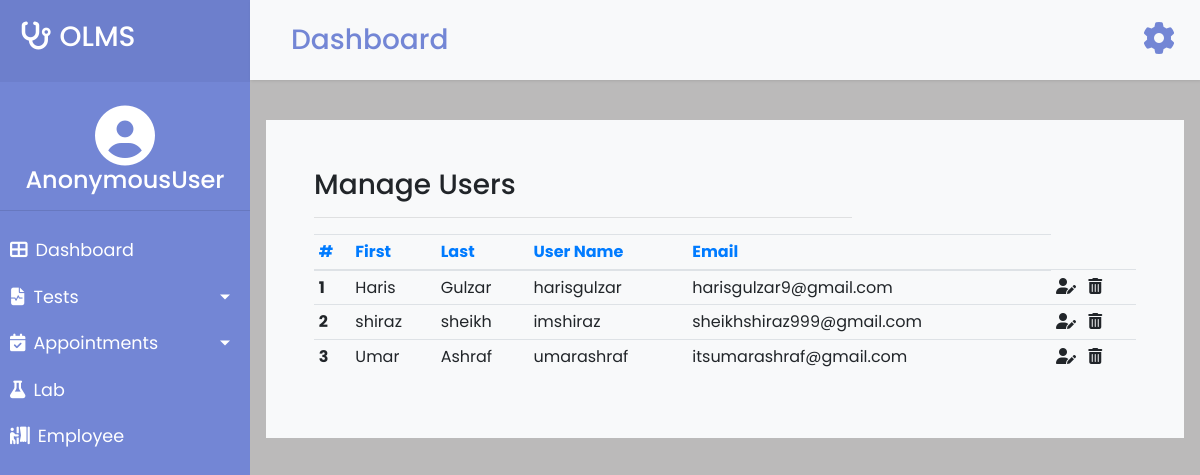
Screenshot of /adminside/manage-users/ with the database file from the repository.
### users/models.py (models this page shows, shortened)
class enduser(models.Model):
    firstname = models.CharField(max_length=40)
    lastname = models.CharField(max_length=20)
    username = models.CharField(max_length=30, unique=True)
    email=models.CharField(max_length=50, unique=True)
    phone = models.IntegerField(unique=True)
    password = models.CharField(max_length=50)

### adminside/views.py (the view)
# urls.py: path("adminside/manage-users/",views.manageusers,name='manageusers'),
def manageusers(request):
    userlist=enduser.objects.all()
    return render(request, 'manageusers.html',{'userlist':userlist})

### templates/manageusers.html (shortened to what this page needs)
{% extends 'adminbase.html' %}
{% block body %}
<div class="container-fluid  bg-light p-5 mt-3">
    <div class="row">
        <div class="col-lg-8">
            <h3>Manage Users</h3>
            <hr>
        </div>
    </div>
    <table class="table table-hover table-sm table-responsive-sm">
        <thead>
            <tr class="text-primary">
                <th scope="col">#</th>
                <th scope="col">First</th>
                <th scope="col">Last</th>
                <th scope="col">User Name</th>
                <th scope="col">Email</th>
            </tr>
        </thead>
        <tbody>
            {% for userlist in userlist%}
            <tr>
                <th scope="row">{{forloop.counter}}</th>
                <td>{{userlist.firstname}}</td>
                <td>{{userlist.lastname}}</td>
                <td>{{userlist.username}}</td>
                <td>{{userlist.email}}</td>
                <td><a href="{{userlist.id}}"><i class="fas fa-user-edit"></i></a>
                    <a href="{% url 'deleteuser' userlist.id %}"><i class="fas fa-trash-alt pl-2" onclick="confirmdel();"></i></a>
                </td>
            </tr>
            {% endfor %}
        </tbody>
    </table>
</div>
{% endblock body %}

### templates/adminbase.html (style rules this page uses)
body { font-family: 'Poppins', sans-serif; background: #fafafa; }
a, a:hover, a:focus { color: inherit; text-decoration: none; transition: all 0.3s; }

### rows the page displays
enduser: firstname "Haris", lastname "Gulzar", username "harisgulzar", email "harisgulzar9@gmail.com"
enduser: firstname "shiraz", lastname "sheikh", username "imshiraz", email "sheikhshiraz999@gmail.com"
enduser: firstname "Umar", lastname "Ashraf", username "umarashraf", email "itsumarashraf@gmail.com"

### other values shown
{{ request.user }} "AnonymousUser"
